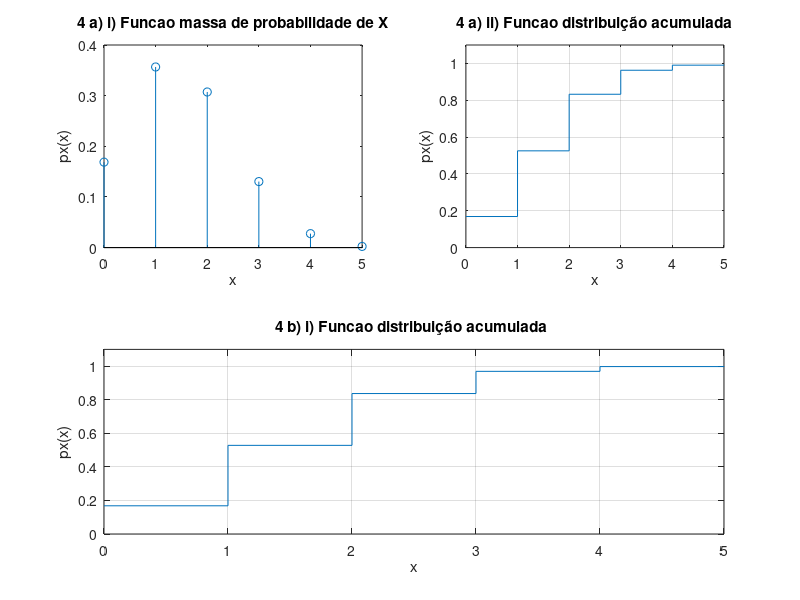

Write the MATLAB code that produced this figure.
% 4 a) -----------------------
% i)
fprintf("4 a)\n");
fprintf("i)\n");

N= 1e5; % numero de experiencias
p = 0.3; % probabilidade de peça defeituosa
n = 5; % numero de peças por experiencia
px = zeros(1,5); % armazenar os valores de px para cada X
for X = 0:5
    lancamentos = rand(n,N) < p;
    defeitos= sum(lancamentos) == X;
    px(X + 1)= sum(defeitos)/N;
end

subplot(2,2,1);
stem([0:5],px);
xlabel('x'); 
ylabel('px(x)');
title('4 a) i) Funcao massa de probabilidade de X');

for i = 0:5
    fprintf("X: %d | P(x): %f\n", i, px(i + 1));
end
fprintf("\n");

% ii) -----------------------

y = cumsum(px);
x = 0:5;

subplot(2,2,2);
stairs(x,y);
ylim([0 1.1]);
xlabel('x'); 
ylabel('px(x)');
title('4 a) ii) Funcao distribuição acumulada');
grid on

% iii) -----------------------
fprintf("iii)\n");
% k=0 -> 1
% k=1 -> 2
% k=2 -> 3
% k=3 -> 4
% k=4 -> 5
p_2 = sum(px(1:3));
fprintf("P(No máximo 2 peças defeituosas): %f\n",p_2);

% 4 b) -----------------------
% i)
fprintf("4 b)\n");

p = 0.3; % probabilidade de peça defeituosa
n = 5; % numero de peças por experiencia
pxTeorico = zeros(1,5); % armazenar os valores de px para cada X
for k = 0:5
    pxTeorico(k + 1) = (factorial(n)/(factorial(k) * factorial(n - k))) * p^k * (1-p)^(n-k);
end

y = cumsum(pxTeorico);
x = 0:5;

subplot(2,1,2);
stairs(x,y);
ylim([0 1.1]);
xlabel('x'); 
ylabel('px(x)');
title('4 b) i) Funcao distribuição acumulada ');
grid on

% ii) -----------------------
fprintf("ii)\n");

p_2T = sum(pxTeorico(1:3));
fprintf("P(No máximo 2 peças defeituosas teoricamente): %f\n",p_2T);